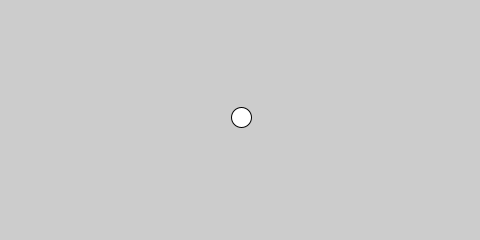
Frame 1 (no input)
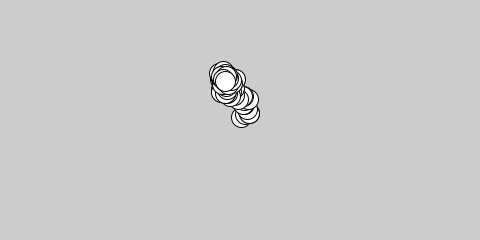
Frame 60 (the mouse pressed at the canvas centre just before this capture)
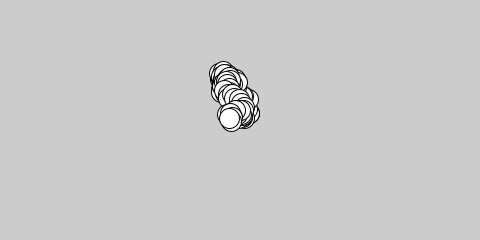
Frame 120 (the mouse held since frame 60 and released just before this capture)

The Processing sketch that drew these frames (run headless with seeded random() and noise(); from frame 60 on, the mouse is pressed at the canvas centre):

// Processing sketch: processing_96660
// ── processing_96660.pde

float speed = 5;
int diameter = 20;
float x;
float y;

void setup() {
  size(480, 240);
  smooth();
  x = width/2;
  y = height/2;
}

void draw() {
  x += random(-speed, speed);
  y += random(-speed, speed);
  ellipse(x, y, diameter, diameter);
}
